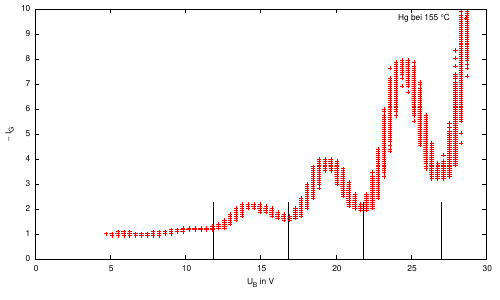

This figure's gnuplot source:
# Plot zur Aufgabe 1

set termoption enhanced 
set encoding utf8

set terminal pdf enhanced
set output 'a2a.pdf'

file = 'a2a.data'

#set xrange [-8:8]
#set yrange [-50:500]
set xlabel "U_B in V"
set ylabel '{/Symbol \176} I_G'
set zeroaxis

set arrow from 11.85,0 to 11.85,2.3 nohead
set arrow from 16.85,0 to 16.85,2.3 nohead
set arrow from 21.80,0 to 21.80,2.3 nohead
set arrow from 27.000,0 to 27.00,2.3 nohead

#f(x) = a+b*x

#fit f(x) file_fit  via a,b

#f(x) = R/sqrt((x*L)**2+(R+R_s)**2)

#plot f(x) title 'Theoretischer Verlauf' lt 2 lw 2 , \
# file lt 2 with xyerrorbars title 'Messwerte' 

#plot file using ($1):2:(0.01):(10) with xyerrorbars pt 0 lt 3 title 'Messwerte der Indigo-Linie',\
#	f(x) lt 3 lw 3 title ''

plot file using ($2*10):3 title 'Hg bei 155 {/Symbol \260}C'
